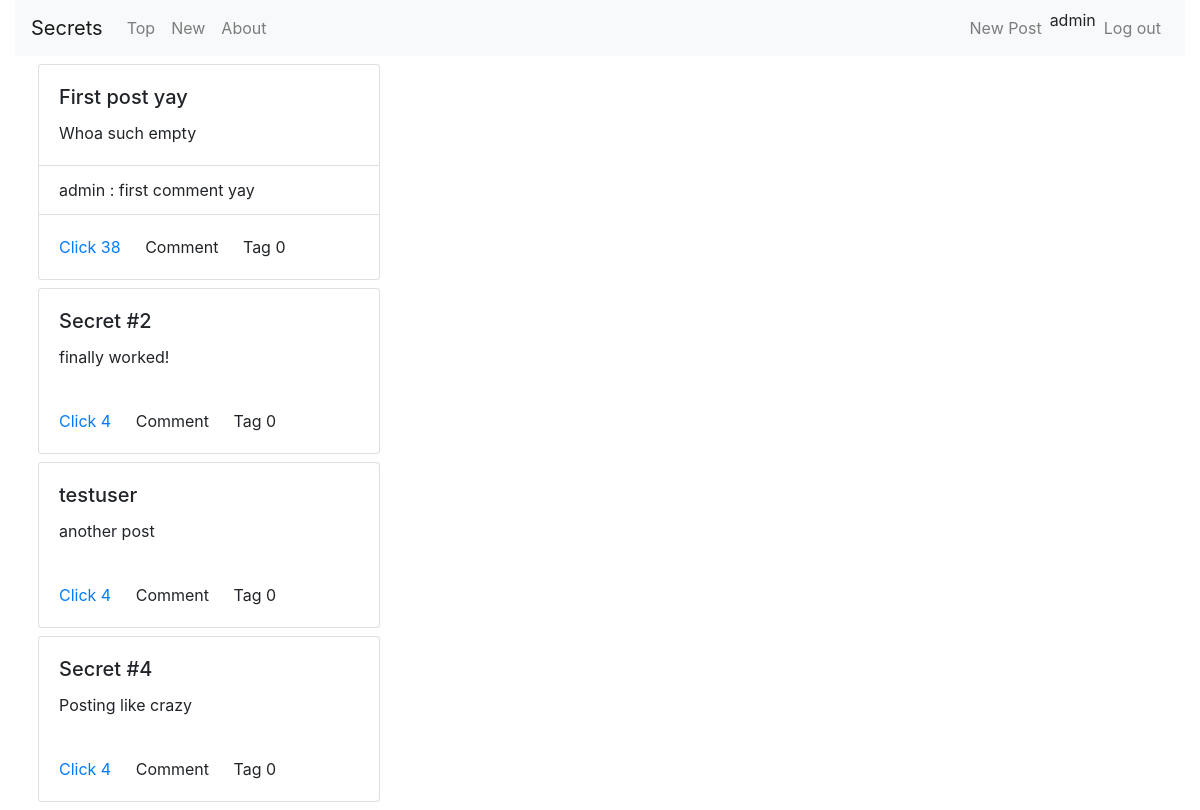
Before: /forum/top/ (signed in) with the older database file.
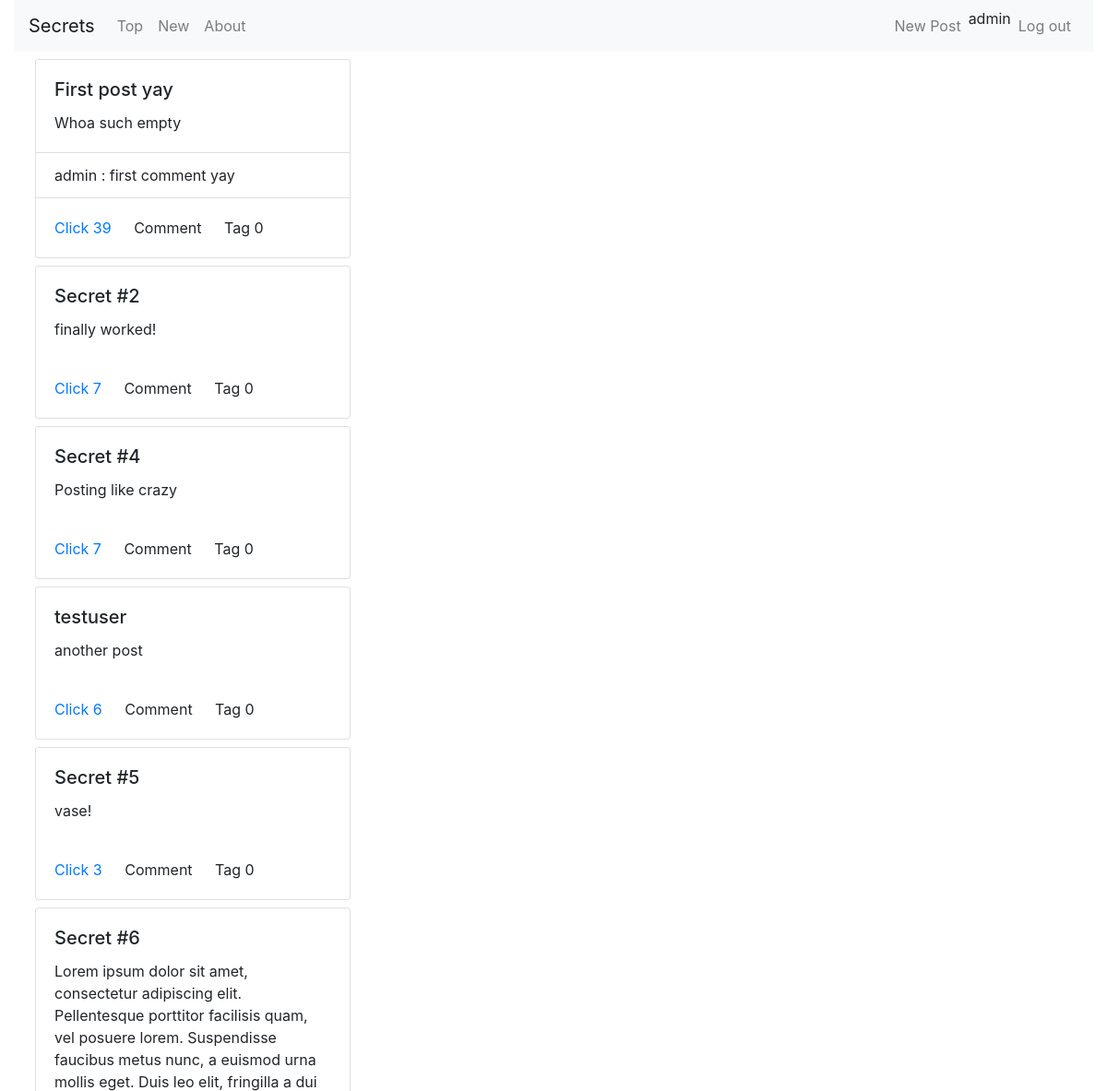
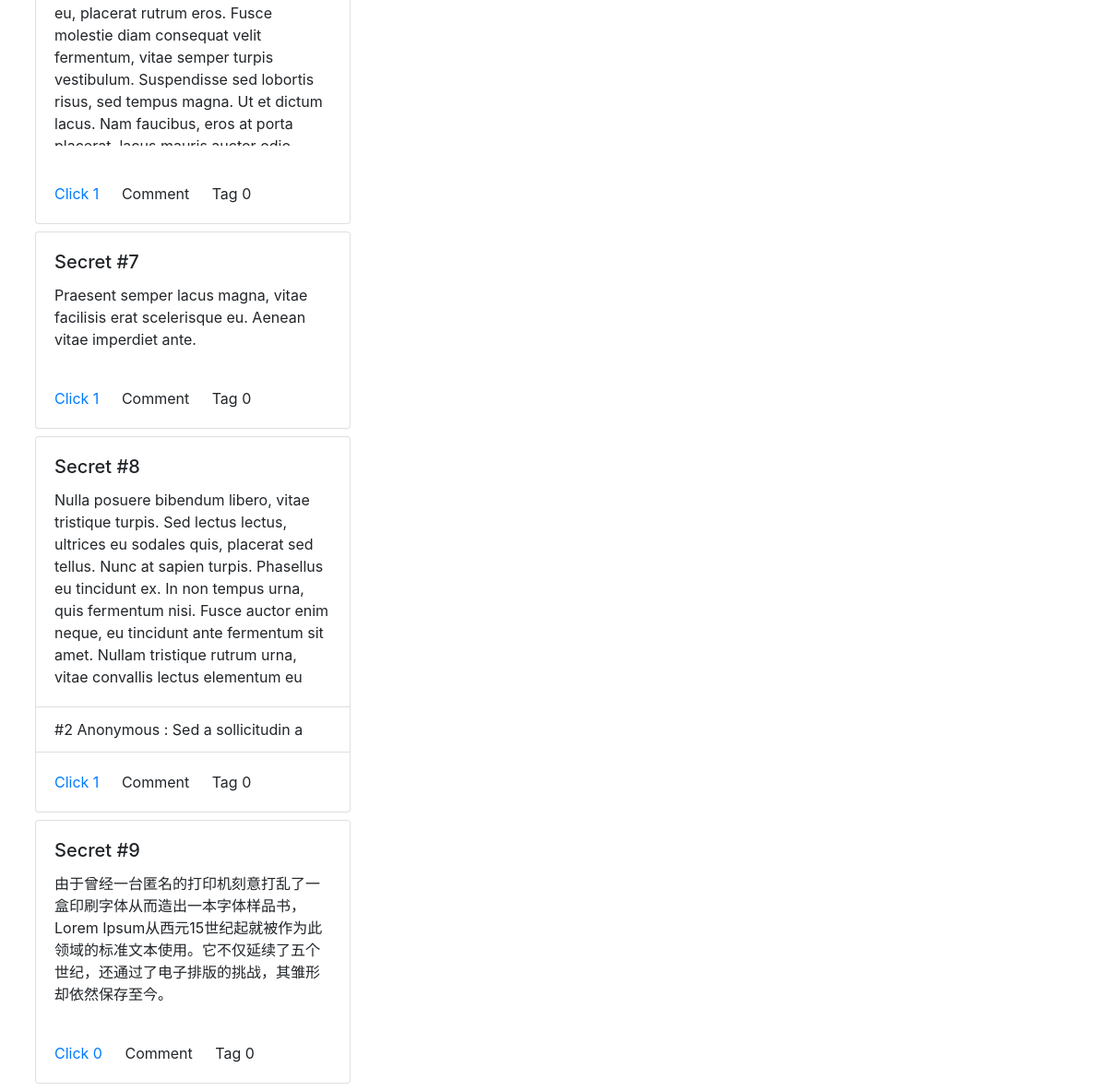
After: the same page with the newer database file (2 pictures, top to bottom).
### forum/models.py (models this page shows, shortened)
class Post(models.Model):
    title = models.CharField(max_length=50, default='Untitled')
    author = models.ForeignKey(User, on_delete=models.CASCADE)
    date = models.DateTimeField(default = timezone.now)
    content = models.TextField(default="Whoa such empty")
    clicks = models.IntegerField(default=0)
    tags = models.IntegerField(default=0)

class Comments(models.Model):
    author = models.ForeignKey(User, on_delete=models.CASCADE)
    display_name = models.CharField(max_length=50, default='')
    date = models.DateTimeField(default=timezone.now)
    content = models.TextField(default='')
    post = models.ForeignKey(Post, on_delete=models.CASCADE)
    parent_comment = models.ForeignKey('self', on_delete=models.CASCADE, null=True, blank=True)
    def __str__(self):
        return self.display_name + ' : ' + str(self.content)[:20]

### forum/views.py (the view)
# urls.py: path('', views.IndexView.as_view(), name = 'index'),
class IndexView(View):
    template_name = "forum/index.html"
    mode = None
    def get_clicked(self, request, post_id):
        if request.user.is_authenticated:
            clicked_list = request.user.profile.clicked.split()
        else:
            try:
                clicked_list = request.session['clicked'].split()
            except KeyError: return False
        return str(post_id) in clicked_list
    def get(self, request):
        user = request.user
        if self.mode is 'top':
            self.index_post = Post.objects.order_by('-clicks')[:21]
        else:
            self.index_post = Post.objects.order_by('-date')[:21]
        for this_post in self.index_post:
            this_post.comment_snaps = Comments.objects.filter(post=this_post)[:3]
            this_post.clicked = self.get_clicked(request, this_post.pk)
        context = {
            'user':user,
            'latest_post_list': self.index_post,
        }
        return render(request, self.template_name, context)

### ui/templates/forum/index.html (shortened to what this page needs)
{% extends 'base.html' %}
{% block content %}
<div class="container-fluid">
  <div class="grid" data-masonry='{ "itemSelector": ".grid-item", "columnWidth": 1 }'>
    {% for post in latest_post_list %}
    <div class="card my-2 mx-2 grid-item index-card">
      <div class="card-body card-body-ajax" id="{{ post.id }}">
        <h5 class="card-title index-card-title">{{ post.title }}</h5>
        <p class="card-text index-card-text">{{ post.content }}</p>
      </div>
      <ul class="list-group list-group-flush">
        {% for comment_snippet in post.comment_snaps %}
        <li class="list-group-item index-card-comment">{{comment_snippet}}</li>
        {% endfor %}
      </ul>
      <div class="card-body">
        {% if post.clicked %}
        <a class="card-link clickup-button-ajax clickup-clicked" id='{{ post.id }}' style="color:red">
          Click {{post.clicks}}</a>
        {% else %}
        <a class="card-link clickup-button-ajax clickup-unclicked" id='{{ post.id }}' style="color:#007bff">
          Click {{post.clicks}}
        </a>
        {% endif %}
        <a class="card-link comment-ajax comment-button">Comment</a>
        <a class="card-link tag-ajax tag-button">Tag {{post.tags}}</a>
      </div>
    </div>
    {% endfor %}
  </div>
</div>
{% endblock %}

Changed rows visible on the page:
changed Post "First post yay": clicks "38" → "39"
changed Post "Secret #2": clicks "4" → "7"
changed Post "Secret #4": clicks "4" → "7"; moves up the list
changed Post "testuser": clicks "4" → "6"
added Post: title "Secret #5", content "vase!", clicks "3", tags "0"
added Post: title "Secret #6", content "Lorem ipsum dolor sit amet, consectetur adipiscing elit. Pellentesque porttitor facilisis quam, vel posuere lorem. Suspendisse faucibus metus nunc, a euismod urna mollis eget. Duis leo elit, fringilla a dui eu, placerat rutrum eros. Fusce molestie diam consequat velit fermentum, vitae semper turpis vestibulum. Suspendisse sed lobortis risus, sed tempus magna. Ut et dictum lacus. Nam faucibus, eros at porta…", clicks "1", tags "0"
added Post: title "Secret #7", content "Praesent semper lacus magna, vitae facilisis erat scelerisque eu. Aenean vitae imperdiet ante.", clicks "1", tags "0"
added Post: title "Secret #8", content "Nulla posuere bibendum libero, vitae tristique turpis. Sed lectus lectus, ultrices eu sodales quis, placerat sed tellus. Nunc at sapien turpis. Phasellus eu tincidunt ex. In non tempus urna, quis fermentum nisi. Fusce auctor enim neque, eu tincidunt ante fermentum sit amet. Nullam tristique rutrum urna, vitae convallis lectus elementum eu", clicks "1", tags "0"
added Comments: display_name+content "#2 Anonymous : Sed a sollicitudin a", shown under "Secret #8"
added Post: title "Secret #9", content "由于曾经一台匿名的打印机刻意打乱了一盒印刷字体从而造出一本字体样品书，Lorem Ipsum从西元15世纪起就被作为此领域的标准文本使用。它不仅延续了五个世纪，还通过了电子排版的挑战，其雏形却依然保存至今。", clicks "0", tags "0"
